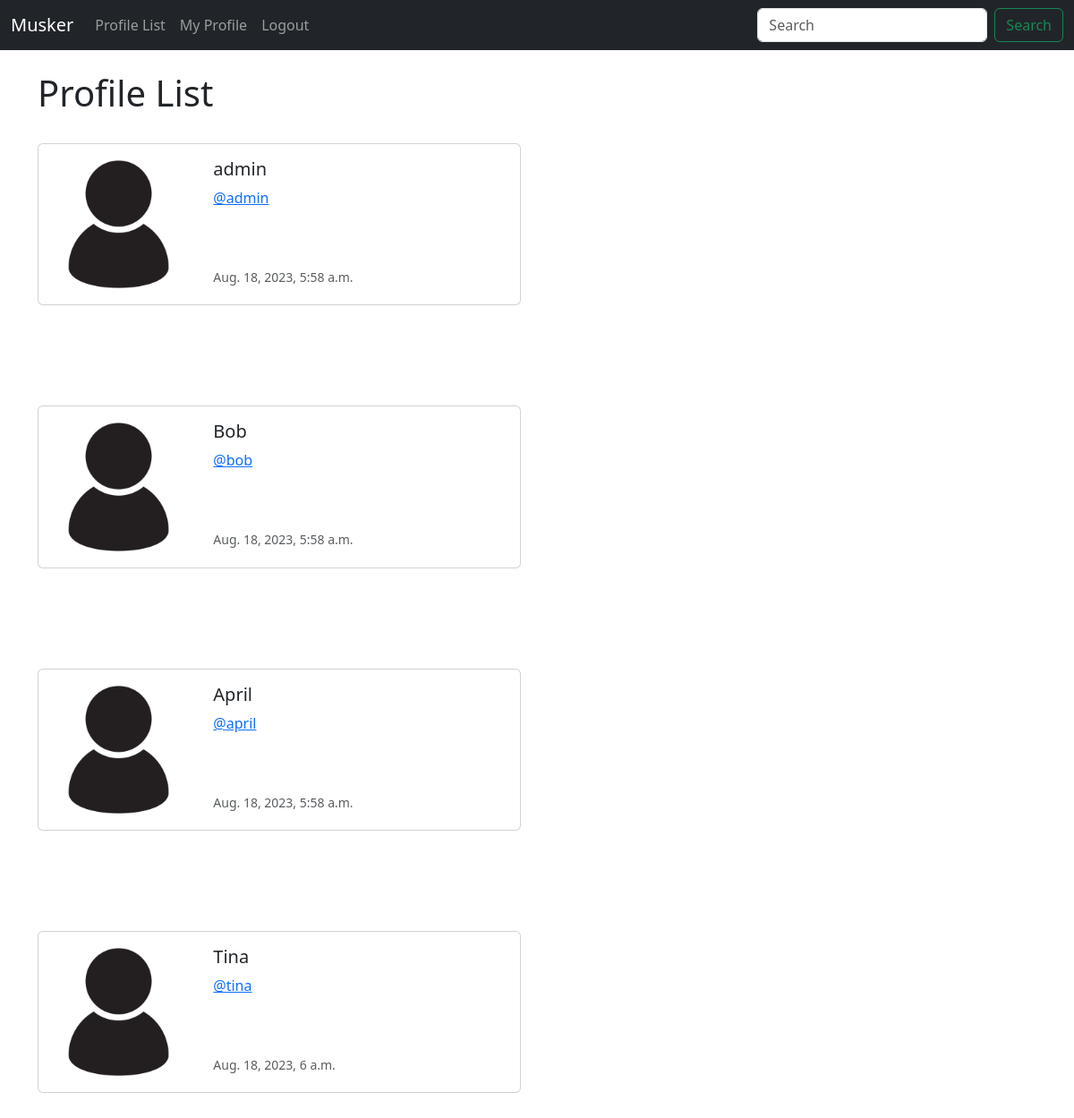
Before: /profile_list/ (signed in) with the older database file.
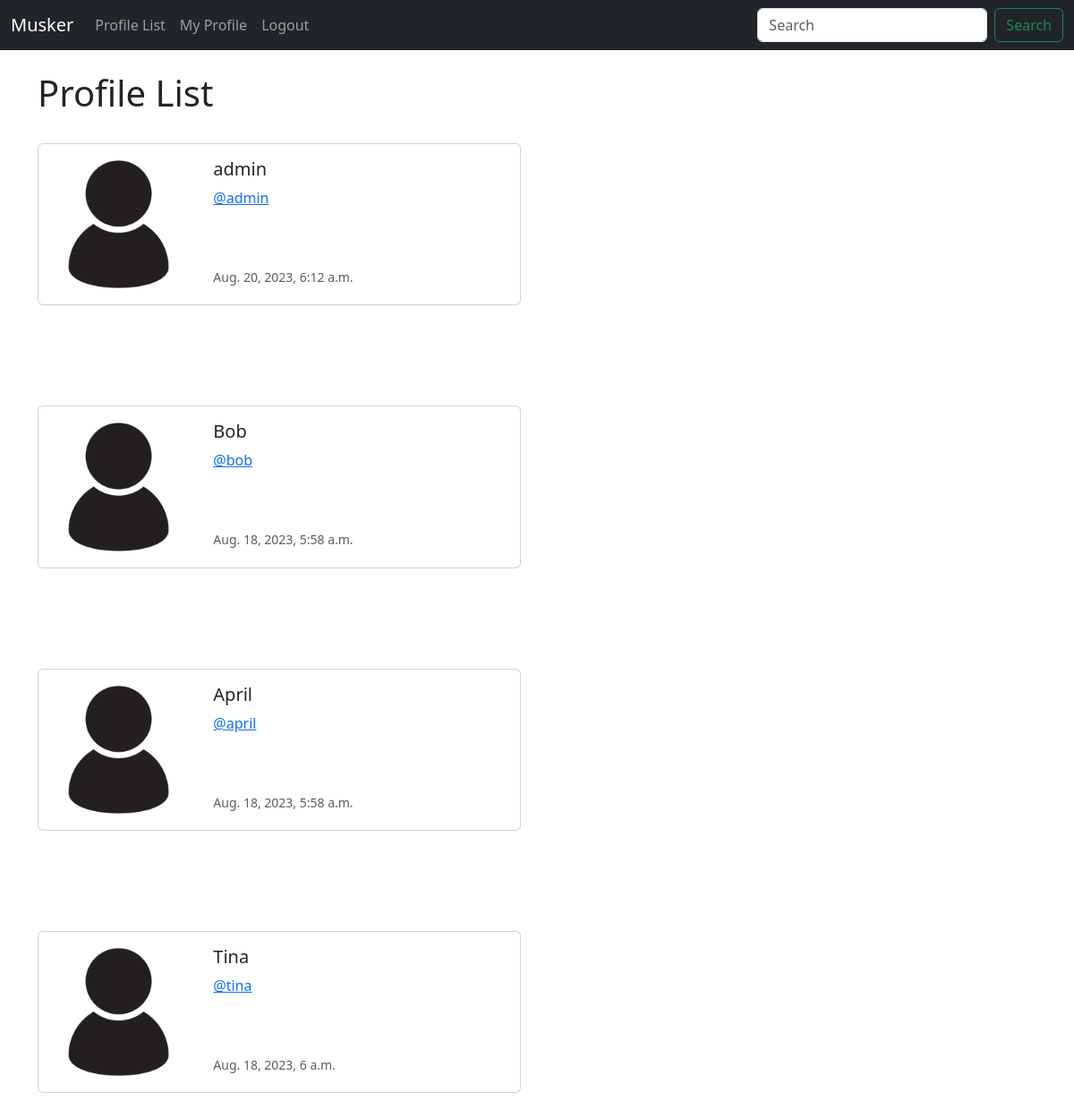
After: the same page with the newer database file.
### musker/models.py (models this page shows, shortened)
class Profile(models.Model):
    user = models.OneToOneField(User, on_delete=models.CASCADE)
    follows = models.ManyToManyField("self",
                                     related_name="followed_by",
                                     symmetrical=False, #I can follow you, you dont have to follow me, vise versa
                                     blank=True)
    date_modified = models.DateTimeField(User, auto_now=True)

### musker/views.py (the view)
# urls.py: path('profile_list/', views.profile_list, name='profile_list'),
def profile_list(request):
    if request.user.is_authenticated:
        profiles = Profile.objects.exclude(user=request.user) # exclusing the current logged in user
        return render(request, 'profile_list.html', {"profiles" : profiles})
    else:
        messages.success(request, ("You Must Be Logged In!"))
        return redirect('home')

### musker/templates/profile_list.html
{% extends 'base.html' %}
{% load static %}
{% block content %}
 <h1>Profile List</h1>
 <br/>
    {% if profiles %}
        {% for profile in profiles %}
        <div class="card mb-3" style="max-width: 540px;">
            <div class="row g-0">
              <div class="col-md-4">
                <img src="{% static 'images/profile_icon.jpg' %}" class="img-fluid rounded-start" alt="...">
              </div>
              <div class="col-md-8">
                <div class="card-body">
                  <h5 class="card-title">{{ profile.user.username }}</h5>
                  <p class="card-text"> <a href="{% url 'profile' profile.user.id %}"> @{{ profile.user.username|lower }}</a></p> <br> <br>
                  <p class="card-text"><small class="text-body-secondary">{{ profile.date_modified }}</small></p>
                </div>
              </div>
            </div>
          </div>
          <br><br>
            <br/><br/>
        {% endfor %}
    {% endif %}
{% endblock content %}

Changed rows visible on the page:
changed Profile "admin": date_modified "Aug. 18, 2023, 5:58 a.m." → "Aug. 20, 2023, 6:12 a.m."
